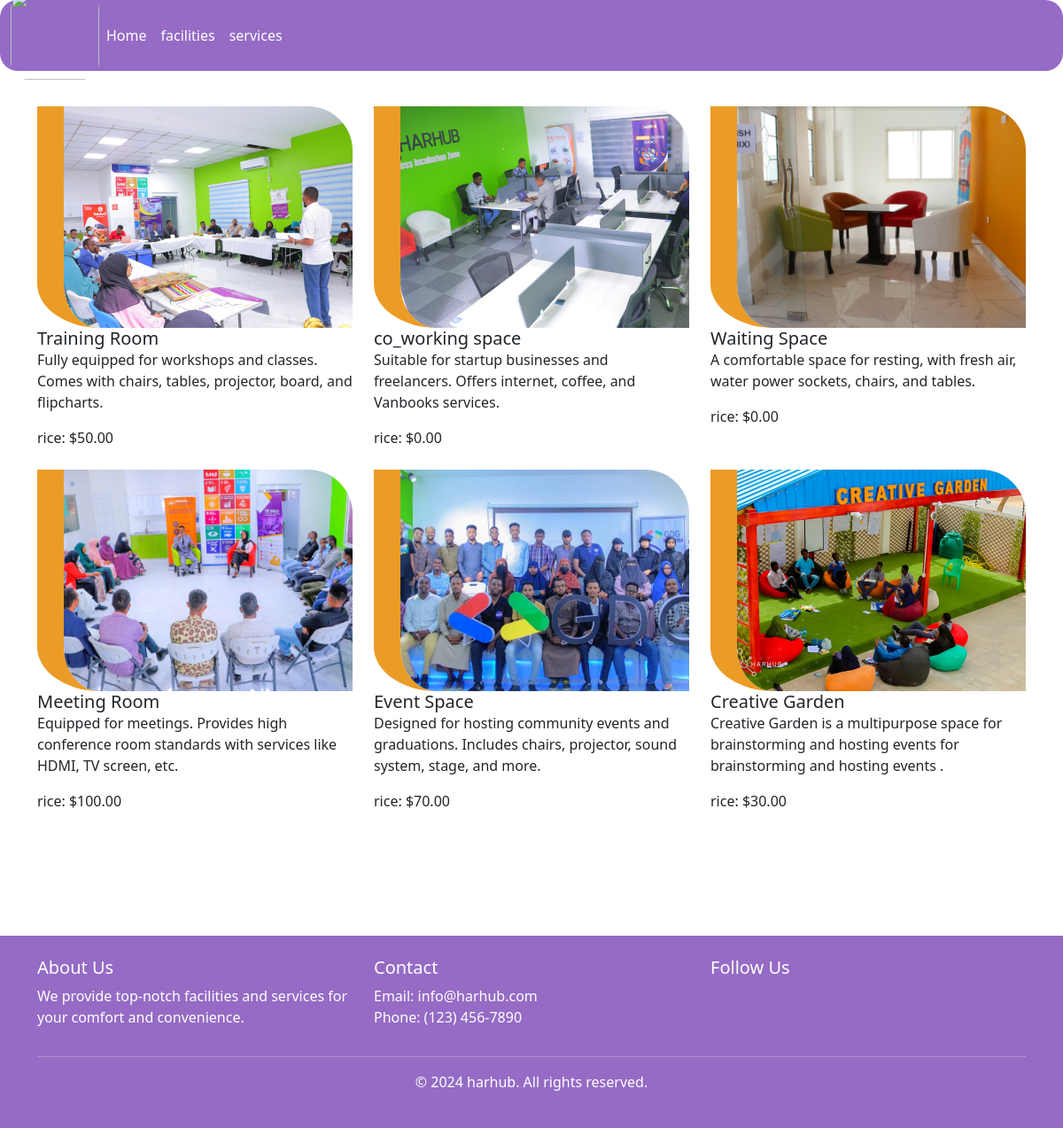
Page /facilities/ on the committed database.
### services/models.py (models this page shows, shortened)
class Facility(models.Model):
    name = models.CharField(max_length=100)
    description = models.TextField()
    image = models.ImageField(upload_to='facilities')
    category = models.ForeignKey(Category, on_delete=models.CASCADE)
    price = models.DecimalField(max_digits=10, decimal_places=2)

### services/views.py (the view)
# urls.py: path('facilities/', views.facilities, name='facilities'),
def facilities(request):
    categories = Category.objects.all()
    facilities = Facility.objects.all()
    return render(request, 'facilities.html', {'facilities': facilities, 'categories': categories})

### services/Templates/facilities.html (shortened to what this page needs)
{% extends 'base.html' %}
{% block content %}
<div class="container">
    <div class="row " style="margin-top: 20px;">
      {% for facility in facilities %}
        <div class="col-md-4 mb-4">
            <img id="facility-image" src="{{ facility.image.url }}"  class="card-img-top" alt="">
            <div class="card-body">
              <h5 class="card-title">{{facility.name }}</h5>
              <p class="card-text">{{ facility.description }}</p>
              <p class="card-text">rice: ${{ facility.price }}</p>
            </div>
          </div>
      {% endfor %}
    </div>
  </div>
<br>
<br>
<br>
<br>
{% endblock %}

### services/Templates/base.html (shortened to what this page needs)
 {% load static %}
 <!DOCTYPE html>
 <html lang="en">
 <head>
    <link href="https://cdn.jsdelivr.net/npm/bootstrap@5.3.3/dist/css/bootstrap.min.css" rel="stylesheet">
 </head>
 <body>
 <nav class="navbar navbar-expand-lg navbar-dark " style="background-color: #956bc5; width: 100%; height: 80px; color: #ac7226f6; ">
           <div class="container-fluid">
               <img src="{% static 'images/HarHub+Logo.png' %}" style="width: 100px; height: 100px; border-radius: 20%;" alt="">
               <div class="collapse navbar-collapse" id="navbarSupportedContent">
                   <ul class="navbar-nav me-auto mb-2 mb-lg-0">
                       <li class="nav-item">
                           <a class="nav-link active" aria-current="page" href="{% url 'index' %}">Home</a>
                       </li>
                       <li class="nav-item">
                           <a class="nav-link active" href="{% url 'facilities' %}" >facilities</a>
                       </li>
                       <li class="nav-item">
                           <a class="nav-link active" href="{% url 'services' %}">services</a>
                       </li>
                   </ul>
               </div>
           </div>
       </nav>
 </body>
 <div class="container-fluid  ">
    {% block content %}
    {% endblock %}
    </div>
    <footer class=" text-white py-4 " style="margin-top:20px; background-color: #956bc5;">
        <div class="container">
          <div class="row">
            <div class="col-md-4">
              <h5>About Us</h5>
              <p>We provide top-notch facilities and services for your comfort and convenience.</p>
            </div>
            <div class="col-md-4">
              <h5>Contact</h5>
              <p>Email: info@harhub.com<br>Phone: (123) 456-7890</p>
            </div>
            <div class="col-md-4">
              <h5>Follow Us</h5>
            </div>
          </div>
          <hr>
          <div class="text-center">
            <p>&copy; 2024 harhub. All rights reserved.</p>
          </div>
        </div>
      </footer>
    </html>

### services/Templates/base.html (style rules this page uses)
.navbar { margin-bottom: 20px; border-radius: 20px; background-color: #956bc5; width: 100%; height: 80px; }

### services/Templates/facilities.html (style rules this page uses)
#facility-image { width: 100%; height: 250px; object-fit: cover; border-left:solid 30px rgb(235, 156, 38); border-top-right-radius: 50px; border-bottom-left-radius: 20%; }

### rows in the picture
Facility: image (picture), name "Training Room", description "Fully equipped for workshops and classes. Comes with chairs, tables, projector, board, and flipcharts.", price "50.00"
Facility: image (picture), name "co_working space", description "Suitable for startup businesses and freelancers. Offers internet, coffee, and Vanbooks services.", price "0.00"
Facility: image (picture), name "Waiting Space", description "A comfortable space for resting, with fresh air, water power sockets, chairs, and tables.", price "0.00"
Facility: image (picture), name "Meeting Room", description "Equipped for meetings. Provides high conference room standards with services like HDMI, TV screen, etc.", price "100.00"
Facility: image (picture), name "Event Space", description "Designed for hosting community events and graduations. Includes chairs, projector, sound system, stage, and more.", price "70.00"
Facility: image (picture), name "Creative Garden", description "Creative Garden is a multipurpose space for brainstorming and hosting events for brainstorming and hosting events .", price "30.00"
